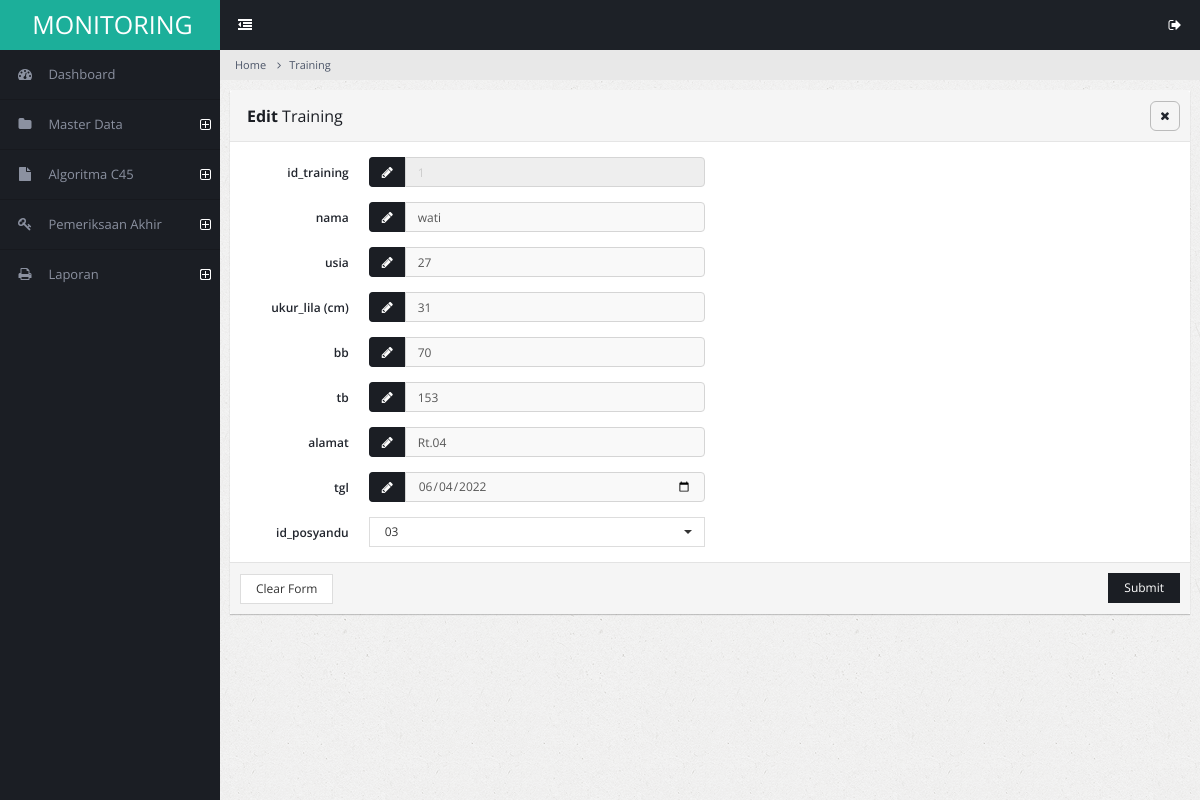
Screenshot of /admin/training-edit.php?id_training=1 (signed in) with the database file from the repository.
### tables this page shows
CREATE TABLE `training` (
  `id_training` varchar(100) NOT NULL,
  `nama_training` varchar(100) NOT NULL,
  `usia_training` varchar(100) NOT NULL,
  `ukur_lila` varchar(100) NOT NULL,
  `bb` varchar(100) NOT NULL,
  `tb` varchar(100) NOT NULL,
  `id_posyandu` varchar(100) NOT NULL,
  `alamat` varchar(100) NOT NULL,
  `tgl` varchar(100) NOT NULL
);

### admin/training-edit.php (the view, shortened to what this page needs)
<!DOCTYPE html>
<html lang="en">
<head>
        <link rel="stylesheet" type="text/css" id="theme" href="css/theme-default.css"/>
    </head>
    <body>
        <div class="page-container">
            <div class="page-sidebar">
                <?php include 'menu.php'; ?>
            </div>
            <div class="page-content">
                <ul class="x-navigation x-navigation-horizontal x-navigation-panel">
                    <li class="xn-icon-button">
                        <a href="#" class="x-navigation-minimize"><span class="fa fa-dedent"></span></a>
                    </li>
                    <li class="xn-icon-button pull-right">
                        <a href="#" class="mb-control" data-box="#mb-signout"><span class="fa fa-sign-out"></span></a>
                    </li>
                </ul>
                <ul class="breadcrumb">
                    <li><a href="#">Home</a></li>
                    <li><a href="#">Training</a></li>
                </ul>
                <?php
include "../koneksi.php";
$id_training = $_GET['id_training'];
$querymatakuliah = mysqli_query($konek, "SELECT * FROM training WHERE id_training='$id_training'");
while($matakuliah = mysqli_fetch_array($querymatakuliah)){
?>
                <div class="page-content-wrap">
                    <div class="row">
                        <div class="col-md-12">
                            <form class="form-horizontal" method="POST" action="training_proses_edit.php" enctype="multipart/form-data">
                            <div class="panel panel-default">
                                <div class="panel-heading">
                                    <h3 class="panel-title"><strong>Edit</strong> Training</h3>
                                    <ul class="panel-controls">
                                        <li><a href="#" class="panel-remove"><span class="fa fa-times"></span></a></li>
                                    </ul>
                                </div>
                                <div class="panel-body">
                                    <div class="row">
                                        <div class="col-md-6">
                                            <div class="form-group">
                                                <label class="col-md-3 control-label">id_training</label>
                                                <div class="col-md-9">
                                                    <div class="input-group">
                                                        <span class="input-group-addon"><span class="fa fa-pencil"></span></span>
                                                        <input type="text" name="id_training" readonly class="form-control"
                                                        value="<?php echo $matakuliah["id_training"]; ?>"/>
                                                    </div>
                                                </div>
                                            </div>
                                            <div class="form-group">
                                                <label class="col-md-3 control-label">nama</label>
                                                <div class="col-md-9 col-xs-12">
                                                    <div class="input-group">
                                                        <span class="input-group-addon"><span class="fa fa-pencil"></span></span>
                                                        <input type="text" name="nama_training" class="form-control"
                                                        value="<?php echo $matakuliah["nama_training"]; ?>"/>
                                                    </div>
                                                </div>
                                            </div>
                                            <div class="form-group">
                                                <label class="col-md-3 control-label">usia</label>
                                                <div class="col-md-9 col-xs-12">
                                                    <div class="input-group">
                                                        <span class="input-group-addon"><span class="fa fa-pencil"></span></span>
                                                        <input type="number" name="usia_training" class="form-control"
                                                        value="<?php echo $matakuliah["usia_training"]; ?>"/>
                                                    </div>
                                                </div>
                                            </div>
                                            <div class="form-group">
                                                <label class="col-md-3 control-label">ukur_lila (cm)</label>
                                                <div class="col-md-9 col-xs-12">
                                                    <div class="input-group">
                                                        <span class="input-group-addon"><span class="fa fa-pencil"></span></span>
                                                        <input type="number" name="ukur_lila" class="form-control"
                                                        value="<?php echo $matakuliah["ukur_lila"]; ?>"/>
                                                    </div>
                                                </div>
                                            </div>
                                            <div class="form-group">
                                                <label class="col-md-3 control-label">bb</label>
                                                <div class="col-md-9 col-xs-12">
                                                    <div class="input-group">
                                                        <span class="input-group-addon"><span class="fa fa-pencil"></span></span>
                                                        <input type="number" name="bb" class="form-control"
                                                        value="<?php echo $matakuliah["bb"]; ?>"/>
                                                    </div>
                                                </div>
                                            </div>
                                            <div class="form-group">
                                                <label class="col-md-3 control-label">tb</label>
                                                <div class="col-md-9 col-xs-12">
                                                    <div class="input-group">
                                                        <span class="input-group-addon"><span class="fa fa-pencil"></span></span>
                                                        <input type="number" name="tb" class="form-control"
                                                        value="<?php echo $matakuliah["tb"]; ?>"/>
                                                    </div>
                                                </div>
                                            </div>
                                            <div class="form-group">
                                                <label class="col-md-3 control-label">alamat</label>
                                                <div class="col-md-9 col-xs-12">
                                                    <div class="input-group">
                                                        <span class="input-group-addon"><span class="fa fa-pencil"></span></span>
                                                        <input type="text" name="alamat" class="form-control"
                                                        value="<?php echo $matakuliah["alamat"]; ?>"/>
                                                    </div>
                                                </div>
                                            </div>
                                            <div class="form-group">
                                                <label class="col-md-3 control-label">tgl</label>
                                                <div class="col-md-9 col-xs-12">
                                                    <div class="input-group">
                                                        <span class="input-group-addon"><span class="fa fa-pencil"></span></span>
                                                        <input type="date" name="tgl" class="form-control"
                                                        value="<?php echo $matakuliah["tgl"]; ?>"/>
                                                    </div>
                                                </div>
                                            </div>
                                            <div class="form-group">
                                                <label class="col-md-3 control-label">id_posyandu</label>
                                                <div class="col-md-9">
                                                    <select class="form-control select" name="id_posyandu" id="id_posyandu">
                                                        <option value="<?php echo $matakuliah["id_posyandu"]; ?>">
                                                        <?php echo $matakuliah["id_posyandu"]; ?></option>
                                                    </select>
                                                </div>
                                            </div>
                                        </div>
                                    </div>
                                </div>
                                <div class="panel-footer">
                                    <button class="btn btn-default">Clear Form</button>
                                    <button class="btn btn-primary pull-right">Submit</button>
                                </div>
                            </div>
                            </form>
                        </div>
                    </div>
                </div>
            </div>
        </div>
        <?php } ?>
    </body>
</html>

### rows the page displays
training: id_training "1", nama_training "wati", usia_training "27", ukur_lila "31", bb "70", tb "153", alamat "Rt.04", tgl "06/04/2022", id_posyandu "03"
